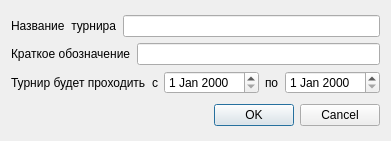
<?xml version="1.0" encoding="UTF-8"?>
<ui version="4.0">
 <class>CreateTournamentDialog</class>
 <widget class="QDialog" name="CreateTournamentDialog">
  <property name="geometry">
   <rect>
    <x>0</x>
    <y>0</y>
    <width>353</width>
    <height>141</height>
   </rect>
  </property>
  <property name="windowTitle">
   <string>Создание турнира</string>
  </property>
  <layout class="QGridLayout" name="gridLayout">
   <item row="0" column="0">
    <layout class="QVBoxLayout" name="verticalLayout">
     <item>
      <layout class="QHBoxLayout" name="horizontalLayout">
       <item>
        <widget class="QLabel" name="label">
         <property name="text">
          <string>Название  турнира</string>
         </property>
        </widget>
       </item>
       <item>
        <widget class="QLineEdit" name="nameLE"/>
       </item>
      </layout>
     </item>
     <item>
      <layout class="QHBoxLayout" name="horizontalLayout_2">
       <item>
        <widget class="QLabel" name="label_2">
         <property name="text">
          <string>Краткое обозначение</string>
         </property>
        </widget>
       </item>
       <item>
        <widget class="QLineEdit" name="shortNameLE"/>
       </item>
      </layout>
     </item>
     <item>
      <layout class="QHBoxLayout" name="horizontalLayout_3">
       <item>
        <widget class="QLabel" name="label_3">
         <property name="text">
          <string>Турнир будет проходить</string>
         </property>
        </widget>
       </item>
       <item>
        <widget class="QLabel" name="label_4">
         <property name="text">
          <string>с</string>
         </property>
        </widget>
       </item>
       <item>
        <widget class="QDateEdit" name="startDate"/>
       </item>
       <item>
        <widget class="QLabel" name="label_5">
         <property name="text">
          <string>по</string>
         </property>
        </widget>
       </item>
       <item>
        <widget class="QDateEdit" name="endDate"/>
       </item>
      </layout>
     </item>
    </layout>
   </item>
   <item row="1" column="0">
    <widget class="QDialogButtonBox" name="buttonBox">
     <property name="orientation">
      <enum>Qt::Horizontal</enum>
     </property>
     <property name="standardButtons">
      <set>QDialogButtonBox::Cancel|QDialogButtonBox::Ok</set>
     </property>
    </widget>
   </item>
  </layout>
 </widget>
 <resources/>
 <connections>
  <connection>
   <sender>buttonBox</sender>
   <signal>accepted()</signal>
   <receiver>CreateTournamentDialog</receiver>
   <slot>accept()</slot>
   <hints>
    <hint type="sourcelabel">
     <x>248</x>
     <y>254</y>
    </hint>
    <hint type="destinationlabel">
     <x>157</x>
     <y>274</y>
    </hint>
   </hints>
  </connection>
  <connection>
   <sender>buttonBox</sender>
   <signal>rejected()</signal>
   <receiver>CreateTournamentDialog</receiver>
   <slot>reject()</slot>
   <hints>
    <hint type="sourcelabel">
     <x>316</x>
     <y>260</y>
    </hint>
    <hint type="destinationlabel">
     <x>286</x>
     <y>274</y>
    </hint>
   </hints>
  </connection>
 </connections>
</ui>
